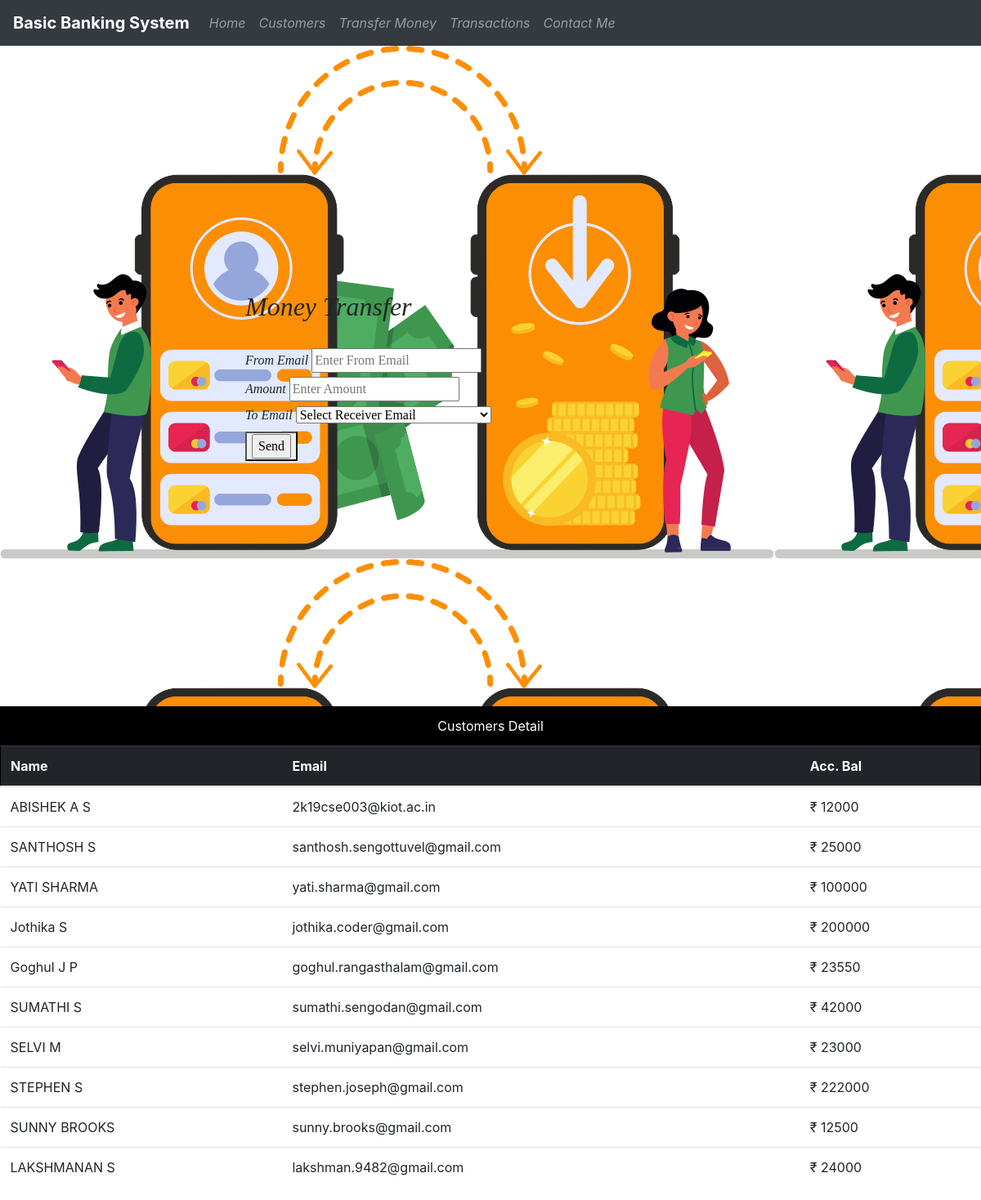
The app's page /transfer with its own data.
### Banking/models.py (models this page shows)
class customerdetail(models.Model):
    name=models.CharField(max_length=50)
    email=models.EmailField(max_length=100)
    balance=models.IntegerField()

### Banking/views.py (the view, shortened to what this page needs)
# urls.py: path('transfer',views.Transfer,name='transfer'),
def Transfer(request):
    customers=customerdetail.objects.all()
    return render(request,'transfer.html',{'customers':customers})

### templates/transfer.html (shortened to what this page needs)
{% load static %}
<!DOCTYPE html>
<html lang="en">
<head>
	<link rel="stylesheet" href="{% static 'style.css' %}">
	<link rel="stylesheet" href="https://maxcdn.bootstrapcdn.com/bootstrap/4.0.0/css/bootstrap.min.css">
</head>
<body>
	<nav class="navbar navbar-expand-lg navbar-dark bg-dark">
		<strong><a class="navbar-brand" href="#">Basic Banking System</a></strong>
		<div class="collapse navbar-collapse" id="navbarSupportedContent">
			<ul class="navbar-nav ">
				<li class="nav-item ">
					<a class="nav-link" href="home"><i>Home</i></a>
				</li>
				<li class="nav-item ">
					<a class="nav-link" href="customers"><i>Customers</i></a>
				</li>
				<li class="nav-item">
					<a class="nav-link" href="transfer"><i>Transfer Money</i></a>
				</li>
				<li class="nav-item ">
					<a class="nav-link" href="transaction"><i>Transactions</i></a>
				</li>
				<li class="nav-item ">
					<a class="nav-link" href="https://abishek7278.dorik.io/"><i>Contact Me</i></a>
				</li>
			</ul>
		</div>
	</nav>
    <div class="customers" style="background: url({% static 'images/transfer_1.png' %});">
		<h2 class="t2">Money Transfer</h2><br>
		<form method="POST">{% csrf_token %}
		<div class="text-field">
			<label>From Email</label>
			<input type="Email" name="email" placeholder="Enter From Email">
		</div>
		<div class="text-field">
			<label>Amount</label>
			<input type="text" name="amount" placeholder="Enter Amount">
		</div>
		<label>To Email</label>
		<select id="email" name="sender_email">
			<option value="abishek.sengottuvel@gmail.com">Select Receiver Email</option>
		</select><br>
		<button><input type="submit" name="submit" value="Send"></button>
		</form>
	</div>
	<section>
		<table class="table">
			<caption class="capt-side">Customers Detail</caption>
			<thead class="table-dark">
				<tr>
					<th>Name</th>
					<th>Email</th>
					<th>Acc. Bal</th>
				</tr>
			</thead>
			<tbody>
				{% for i in customers %}
				<tr>
					<td>{{i.name}}</td>
					<td>{{i.email}}</td>
					<td>₹ {{i.balance}}</td>
				</tr>
				{% endfor %}
			</tbody>
		</table>
	</section>
</body>
</html>

### static/style.css (style rules this page uses)
.customers { padding: 300px; width: 100%; background-repeat: no-repeat; font-family: cursive; font-style: oblique; }
.table-dark { border: 1px solid black; text-align: left; padding: 8px; }
.capt-side { caption-side: top; text-align: center; background: black; color:white; }

### records on screen
customerdetail: name "ABISHEK A S", email "2k19cse003@kiot.ac.in", balance "12000"
customerdetail: name "SANTHOSH S", email "santhosh.sengottuvel@gmail.com", balance "25000"
customerdetail: name "YATI SHARMA", email "yati.sharma@gmail.com", balance "100000"
customerdetail: name "Jothika S", email "jothika.coder@gmail.com", balance "200000"
customerdetail: name "Goghul J P", email "goghul.rangasthalam@gmail.com", balance "23550"
customerdetail: name "SUMATHI S", email "sumathi.sengodan@gmail.com", balance "42000"
customerdetail: name "SELVI M", email "selvi.muniyapan@gmail.com", balance "23000"
customerdetail: name "STEPHEN S", email "stephen.joseph@gmail.com", balance "222000"
customerdetail: name "SUNNY BROOKS", email "sunny.brooks@gmail.com", balance "12500"
customerdetail: name "LAKSHMANAN S", email "lakshman.9482@gmail.com", balance "24000"
